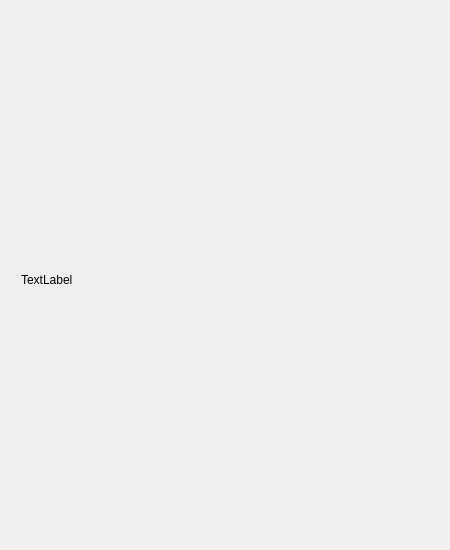
<?xml version="1.0" encoding="UTF-8"?>
<ui version="4.0">
 <class>MainWindow</class>
 <widget class="QMainWindow" name="MainWindow">
  <property name="geometry">
   <rect>
    <x>0</x>
    <y>0</y>
    <width>450</width>
    <height>550</height>
   </rect>
  </property>
  <property name="sizePolicy">
   <sizepolicy hsizetype="Fixed" vsizetype="Fixed">
    <horstretch>0</horstretch>
    <verstretch>0</verstretch>
   </sizepolicy>
  </property>
  <property name="minimumSize">
   <size>
    <width>450</width>
    <height>550</height>
   </size>
  </property>
  <property name="maximumSize">
   <size>
    <width>450</width>
    <height>550</height>
   </size>
  </property>
  <property name="windowTitle">
   <string>MainWindow</string>
  </property>
  <widget class="QWidget" name="centralWidget">
   <widget class="QWidget" name="verticalLayoutWidget">
    <property name="geometry">
     <rect>
      <x>10</x>
      <y>9</y>
      <width>431</width>
      <height>541</height>
     </rect>
    </property>
    <layout class="QVBoxLayout" name="verticalLayout">
     <property name="bottomMargin">
      <number>10</number>
     </property>
     <item>
      <layout class="QHBoxLayout" name="historyLayout"/>
     </item>
     <item>
      <widget class="QLabel" name="label">
       <property name="text">
        <string>TextLabel</string>
       </property>
      </widget>
     </item>
    </layout>
   </widget>
  </widget>
 </widget>
 <layoutdefault spacing="6" margin="11"/>
 <resources/>
 <connections/>
</ui>
